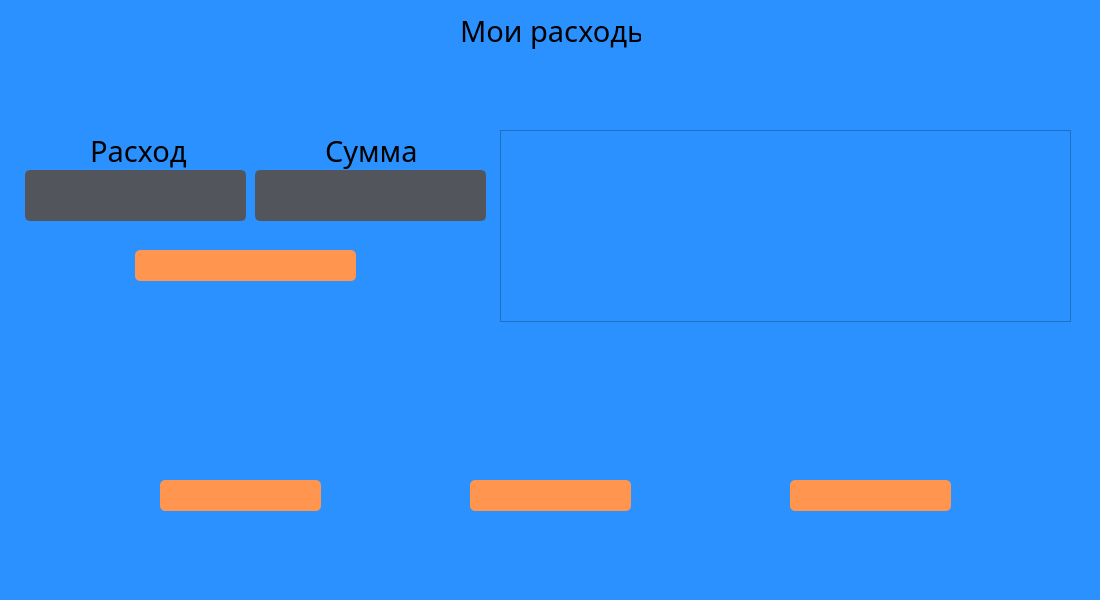
<?xml version="1.0" encoding="UTF-8"?>
<ui version="4.0">
 <class>MainWindow</class>
 <widget class="QMainWindow" name="MainWindow">
  <property name="geometry">
   <rect>
    <x>0</x>
    <y>0</y>
    <width>1100</width>
    <height>600</height>
   </rect>
  </property>
  <property name="minimumSize">
   <size>
    <width>1100</width>
    <height>600</height>
   </size>
  </property>
  <property name="maximumSize">
   <size>
    <width>1100</width>
    <height>600</height>
   </size>
  </property>
  <property name="windowTitle">
   <string>Финансовый Следопыт</string>
  </property>
  <property name="windowIcon">
   <iconset>
    <normaloff>ico.ico</normaloff>ico.ico</iconset>
  </property>
  <property name="styleSheet">
   <string notr="true">background-color: rgb(42, 145, 255)</string>
  </property>
  <widget class="QWidget" name="centralwidget">
   <widget class="QLabel" name="money">
    <property name="geometry">
     <rect>
      <x>460</x>
      <y>0</y>
      <width>181</width>
      <height>61</height>
     </rect>
    </property>
    <property name="font">
     <font>
      <family>Impact</family>
      <pointsize>22</pointsize>
     </font>
    </property>
    <property name="text">
     <string>Мои расходы</string>
    </property>
   </widget>
   <widget class="QLabel" name="money_2">
    <property name="geometry">
     <rect>
      <x>90</x>
      <y>130</y>
      <width>101</width>
      <height>41</height>
     </rect>
    </property>
    <property name="font">
     <font>
      <family>Impact</family>
      <pointsize>22</pointsize>
     </font>
    </property>
    <property name="autoFillBackground">
     <bool>false</bool>
    </property>
    <property name="styleSheet">
     <string notr="true">background-color: None</string>
    </property>
    <property name="text">
     <string>Расход</string>
    </property>
   </widget>
   <widget class="QLabel" name="money_3">
    <property name="geometry">
     <rect>
      <x>325</x>
      <y>130</y>
      <width>91</width>
      <height>41</height>
     </rect>
    </property>
    <property name="font">
     <font>
      <family>Impact</family>
      <pointsize>22</pointsize>
     </font>
    </property>
    <property name="autoFillBackground">
     <bool>false</bool>
    </property>
    <property name="styleSheet">
     <string notr="true">background-color: None</string>
    </property>
    <property name="text">
     <string>Сумма</string>
    </property>
   </widget>
   <widget class="QPushButton" name="add_button">
    <property name="geometry">
     <rect>
      <x>135</x>
      <y>250</y>
      <width>221</width>
      <height>31</height>
     </rect>
    </property>
    <property name="font">
     <font>
      <family>Impact</family>
      <pointsize>14</pointsize>
     </font>
    </property>
    <property name="styleSheet">
     <string notr="true">QPushButton{
	color: white;
	background-color: rgb(255, 149, 79);
	border-radius: 5;
}

QPushButton::hover{
	background-color: rgb(213, 122, 66);
}
</string>
    </property>
    <property name="text">
     <string/>
    </property>
   </widget>
   <widget class="QLineEdit" name="amount_input">
    <property name="enabled">
     <bool>true</bool>
    </property>
    <property name="geometry">
     <rect>
      <x>255</x>
      <y>170</y>
      <width>231</width>
      <height>51</height>
     </rect>
    </property>
    <property name="font">
     <font>
      <family>Impact</family>
      <pointsize>14</pointsize>
     </font>
    </property>
    <property name="mouseTracking">
     <bool>true</bool>
    </property>
    <property name="focusPolicy">
     <enum>Qt::ClickFocus</enum>
    </property>
    <property name="styleSheet">
     <string notr="true">background-color:rgb(83, 85, 93);
border: 2px solid rgb(83, 85, 93);
border-radius: 5;
color:white</string>
    </property>
    <property name="frame">
     <bool>true</bool>
    </property>
    <property name="alignment">
     <set>Qt::AlignCenter</set>
    </property>
    <property name="placeholderText">
     <string/>
    </property>
   </widget>
   <widget class="QLineEdit" name="income_input">
    <property name="enabled">
     <bool>true</bool>
    </property>
    <property name="geometry">
     <rect>
      <x>25</x>
      <y>170</y>
      <width>221</width>
      <height>51</height>
     </rect>
    </property>
    <property name="font">
     <font>
      <family>Impact</family>
      <pointsize>14</pointsize>
     </font>
    </property>
    <property name="mouseTracking">
     <bool>true</bool>
    </property>
    <property name="focusPolicy">
     <enum>Qt::ClickFocus</enum>
    </property>
    <property name="styleSheet">
     <string notr="true">background-color:rgb(83, 85, 93);
border: 2px solid rgb(83, 85, 93);
border-radius: 5;
color:white</string>
    </property>
    <property name="frame">
     <bool>true</bool>
    </property>
    <property name="alignment">
     <set>Qt::AlignCenter</set>
    </property>
    <property name="placeholderText">
     <string/>
    </property>
   </widget>
   <widget class="QTableWidget" name="table_expenses">
    <property name="geometry">
     <rect>
      <x>500</x>
      <y>130</y>
      <width>571</width>
      <height>192</height>
     </rect>
    </property>
   </widget>
   <widget class="QLabel" name="count1">
    <property name="geometry">
     <rect>
      <x>10</x>
      <y>0</y>
      <width>241</width>
      <height>21</height>
     </rect>
    </property>
    <property name="font">
     <font>
      <family>Impact</family>
      <pointsize>10</pointsize>
     </font>
    </property>
    <property name="styleSheet">
     <string notr="true"/>
    </property>
    <property name="text">
     <string/>
    </property>
   </widget>
   <widget class="QLabel" name="login_img_3">
    <property name="geometry">
     <rect>
      <x>720</x>
      <y>470</y>
      <width>51</width>
      <height>51</height>
     </rect>
    </property>
    <property name="focusPolicy">
     <enum>Qt::ClickFocus</enum>
    </property>
    <property name="text">
     <string/>
    </property>
    <property name="pixmap">
     <pixmap>number3.png</pixmap>
    </property>
    <property name="scaledContents">
     <bool>true</bool>
    </property>
    <property name="alignment">
     <set>Qt::AlignCenter</set>
    </property>
   </widget>
   <widget class="QLabel" name="login_img_2">
    <property name="geometry">
     <rect>
      <x>410</x>
      <y>470</y>
      <width>51</width>
      <height>51</height>
     </rect>
    </property>
    <property name="focusPolicy">
     <enum>Qt::ClickFocus</enum>
    </property>
    <property name="text">
     <string/>
    </property>
    <property name="pixmap">
     <pixmap>number2.png</pixmap>
    </property>
    <property name="scaledContents">
     <bool>true</bool>
    </property>
    <property name="alignment">
     <set>Qt::AlignCenter</set>
    </property>
   </widget>
   <widget class="QPushButton" name="expenses_button">
    <property name="geometry">
     <rect>
      <x>470</x>
      <y>480</y>
      <width>161</width>
      <height>31</height>
     </rect>
    </property>
    <property name="font">
     <font>
      <family>Impact</family>
      <pointsize>14</pointsize>
     </font>
    </property>
    <property name="styleSheet">
     <string notr="true">QPushButton{
	color: white;
	background-color: rgb(255, 149, 79);
	border-radius: 5;
}

QPushButton::hover{
	background-color: rgb(213, 122, 66);
}
</string>
    </property>
    <property name="text">
     <string/>
    </property>
   </widget>
   <widget class="QPushButton" name="income_button">
    <property name="geometry">
     <rect>
      <x>160</x>
      <y>480</y>
      <width>161</width>
      <height>31</height>
     </rect>
    </property>
    <property name="font">
     <font>
      <family>Impact</family>
      <pointsize>14</pointsize>
     </font>
    </property>
    <property name="styleSheet">
     <string notr="true">QPushButton{
	color: white;
	background-color: rgb(255, 149, 79);
	border-radius: 5;
}

QPushButton::hover{
	background-color: rgb(213, 122, 66);
}
</string>
    </property>
    <property name="text">
     <string/>
    </property>
   </widget>
   <widget class="QPushButton" name="distribution_button">
    <property name="geometry">
     <rect>
      <x>790</x>
      <y>480</y>
      <width>161</width>
      <height>31</height>
     </rect>
    </property>
    <property name="font">
     <font>
      <family>Impact</family>
      <pointsize>14</pointsize>
     </font>
    </property>
    <property name="styleSheet">
     <string notr="true">QPushButton{
	color: white;
	background-color: rgb(255, 149, 79);
	border-radius: 5;
}

QPushButton::hover{
	background-color: rgb(213, 122, 66);
}
</string>
    </property>
    <property name="text">
     <string/>
    </property>
   </widget>
   <widget class="QLabel" name="login_img">
    <property name="geometry">
     <rect>
      <x>100</x>
      <y>470</y>
      <width>51</width>
      <height>51</height>
     </rect>
    </property>
    <property name="focusPolicy">
     <enum>Qt::ClickFocus</enum>
    </property>
    <property name="styleSheet">
     <string notr="true"/>
    </property>
    <property name="text">
     <string/>
    </property>
    <property name="pixmap">
     <pixmap>number1.png</pixmap>
    </property>
    <property name="scaledContents">
     <bool>true</bool>
    </property>
    <property name="alignment">
     <set>Qt::AlignCenter</set>
    </property>
   </widget>
  </widget>
  <widget class="QMenuBar" name="menubar">
   <property name="geometry">
    <rect>
     <x>0</x>
     <y>0</y>
     <width>1100</width>
     <height>21</height>
    </rect>
   </property>
  </widget>
  <widget class="QStatusBar" name="statusbar"/>
 </widget>
 <resources/>
 <connections/>
</ui>
